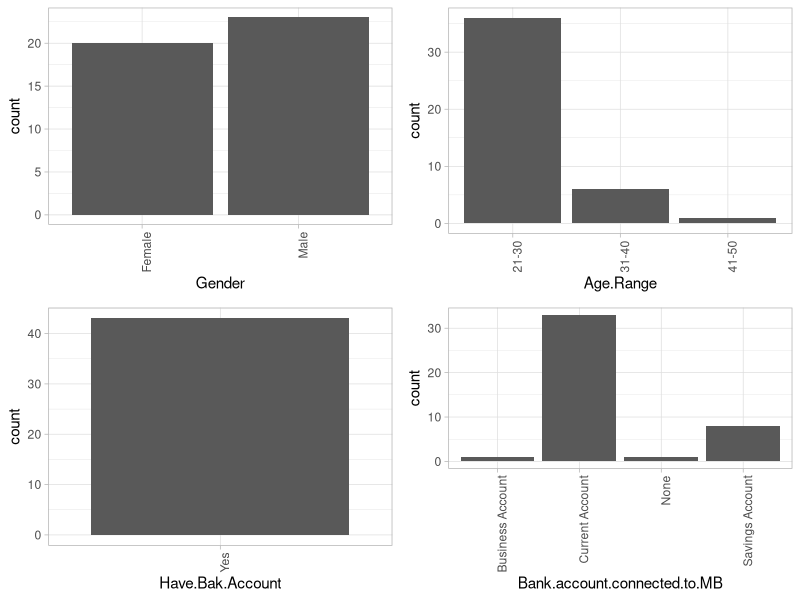
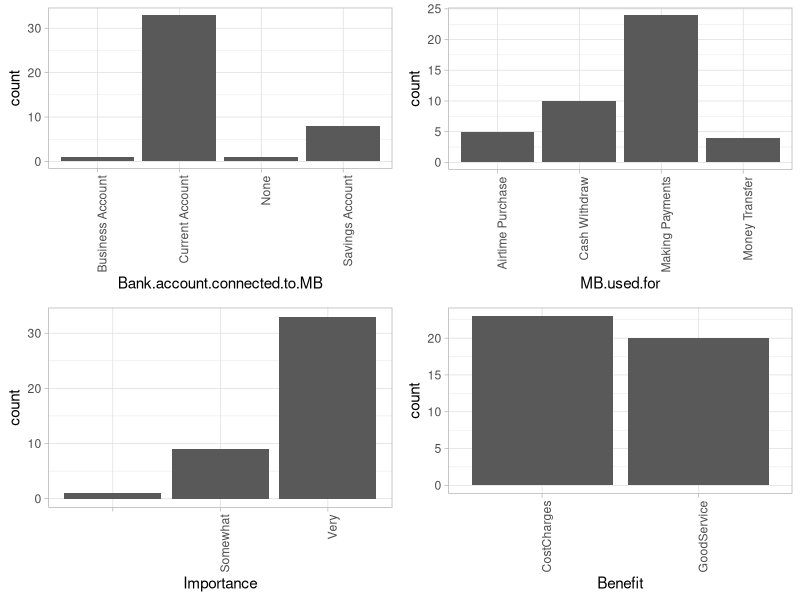
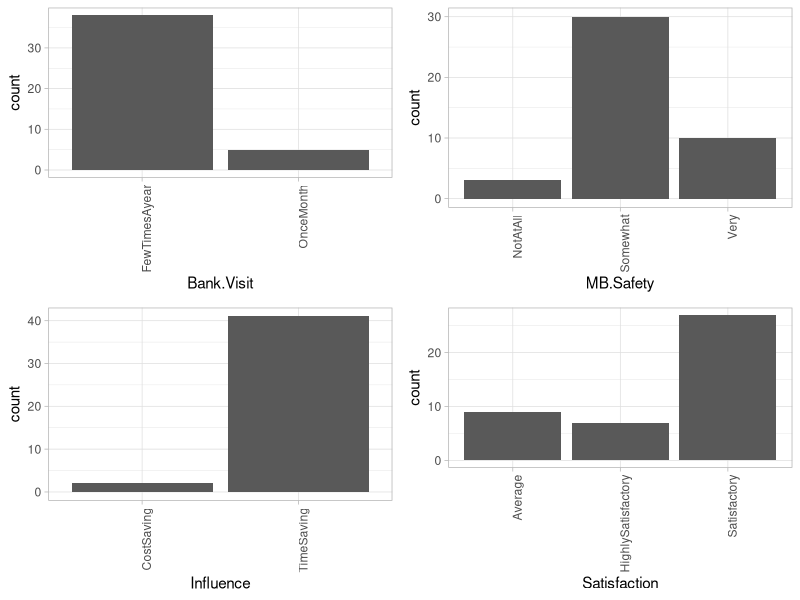
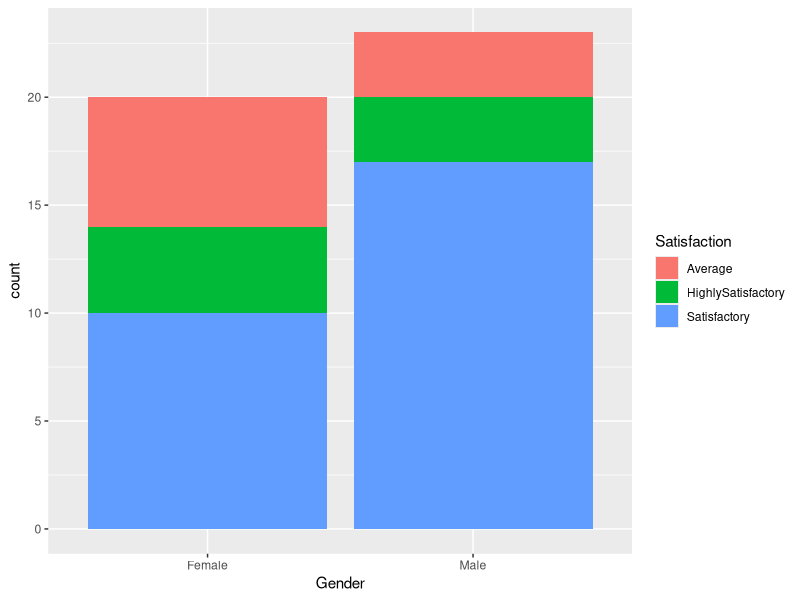
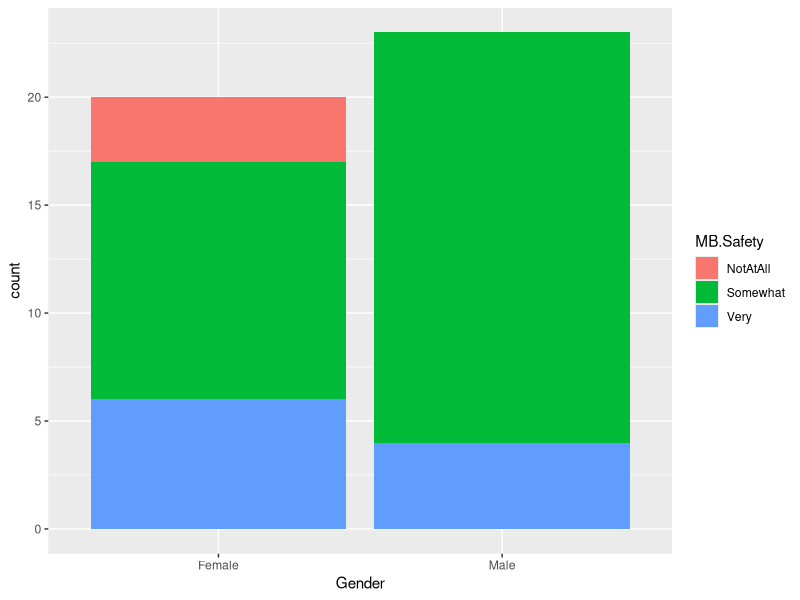

The R source for these figures, in order:
## ---- chunk 1
knitr::opts_chunk$set(echo = TRUE)
## ---- chunk 2
#Loading Data into R  toc_depth: 2
mobileBanking.Df <- read.csv("Mobile Banking in Kenya.csv", header = TRUE, stringsAsFactors = FALSE )
mobileBanking.Df <- mobileBanking.Df[,-1] #Remove the number column which is Irrelevant

## ---- chunk 3
 #Load required packages or install if not present.----
load.libraries <- c('data.table','tidyverse','gridExtra', 'corrplot', 'GGally', 'ggplot2', 'e1071', 'dplyr')
install.lib <- load.libraries[!load.libraries %in% installed.packages()]

for(libs in install.lib) install.packages(libs, dependences = TRUE)

#Load libraries and flag TRUE
sapply(load.libraries, require, character = TRUE)

## ---- chunk 4
#library(kableExtra)
#Load libraries and flag TRUE
sapply(load.libraries, require, character = TRUE)
## ---- chunk 5

dim(mobileBanking.Df)
## ---- chunk 6
#Check Categorical VS Numeric Characters----
cat_vars <- names(mobileBanking.Df)[which(sapply(mobileBanking.Df, is.character))]
cat_vars
            #cat_vars <- c(cat_vars, 'BedroomAbvGr', 'HalfBath', ' KitchenAbvGr','BsmtFullBath', 'BsmtHalfBath', 'MSSubClass')

numeric_vars <- names(mobileBanking.Df)[which(sapply(mobileBanking.Df, is.numeric))]
numeric_vars

## ---- chunk 7
#Checking data for any missing values
colSums(sapply(mobileBanking.Df, is.na))
## ---- chunk 8
#Data Summary----
summary(mobileBanking.Df)
## ---- chunk 9

####Convert character to factors----
setDT(mobileBanking.Df)[,(cat_vars) := lapply(.SD, as.factor), .SDcols = cat_vars]

mobileBanking.Df_cat <- mobileBanking.Df[,.SD, .SDcols = cat_vars]
    ##mobileBanking.Df_cont <- mobileBanking.Df[,.SD,.SDcols = numeric_vars]

#Functions for Plots---

plotHist <- function(data_in, i) {
  data <- data.frame(x=data_in[[i]])
  p <- ggplot(data=data, aes(x=factor(x))) + stat_count() + xlab(colnames(data_in)[i]) + theme_light() + 
    theme(axis.text.x = element_text(angle = 90, hjust =1))
  return (p)
}

doPlots <- function(data_in, fun, ii, ncol=3) {
  pp <- list()
  for (i in ii) {
    p <- fun(data_in=data_in, i=i)
    pp <- c(pp, list(p))
  }
  do.call("grid.arrange", c(pp, ncol=ncol))
}

plotDen <- function(data_in, i){
  data <- data.frame(x=data_in[[i]], SalePrice = data_in$SalePrice)
  p <- ggplot(data= data) + geom_line(aes(x = x), stat = 'density', size = 1,alpha = 1.0) +
    xlab(paste0((colnames(data_in)[i]), '\n', 'Skewness: ',round(skewness(data_in[[i]], na.rm = TRUE), 2))) + theme_light() 
  return(p)
  
}

## ---- chunk 10
#Plotting categorical values----
#Bar plots
doPlots(mobileBanking.Df_cat, fun = plotHist, ii = 1:4, ncol = 2)

# ##TO DO EXPLAIN -------
# 
# #Histograms
# doPlots(mobileBanking.Df_cat, fun = plotHist, ii  = 4:7, ncol = 2)
# 
# ##TO DO EXPLAIN -------
# 
# #Bar plots
# doPlots(mobileBanking.Df_cat, fun = plotHist, ii = 8:11, ncol = 2)
# 
# ##TO DO EXPLAIN -------

## ---- chunk 11
#Plotting categorical values----
#Bar plots
#doPlots(mobileBanking.Df_cat, fun = plotHist, ii = 1:4, ncol = 2)

# ##TO DO EXPLAIN -------
# 
# #Histograms
 doPlots(mobileBanking.Df_cat, fun = plotHist, ii  = 4:7, ncol = 2)
# 
# ##TO DO EXPLAIN -------
# 
# #Bar plots
# doPlots(mobileBanking.Df_cat, fun = plotHist, ii = 8:11, ncol = 2)
# 
# ##TO DO EXPLAIN -------

## ---- chunk 12
#Plotting categorical values----
#Bar plots
#doPlots(mobileBanking.Df_cat, fun = plotHist, ii = 1:4, ncol = 2)

# ##TO DO EXPLAIN -------
# 
# #Histograms
# doPlots(mobileBanking.Df_cat, fun = plotHist, ii  = 4:7, ncol = 2)
# 
# ##TO DO EXPLAIN -------
# 
# #Bar plots
 doPlots(mobileBanking.Df_cat, fun = plotHist, ii = 8:11, ncol = 2)
# 
# ##TO DO EXPLAIN -------

## ---- chunk 13
#ggplot(mobileBanking.Df, aes(x = Gender, fill = Have.Bak.Account)) + geom_bar()

# xtabs(~ Gender + Satisfaction, data = mobileBanking.Df)
ggplot(mobileBanking.Df, aes(x = Gender, fill = Satisfaction)) +  geom_bar()
# 
# xtabs(~ Gender + MB.used.for, data = mobileBanking.Df)
# xtabs(~ Gender + MB.Safety, data = mobileBanking.Df)
# xtabs(~ Gender + Age.Range, data = mobileBanking.Df)
# xtabs(~ Age.Range + Importance, data = mobileBanking.Df)
# xtabs(~ Age.Range + Gender + Bank.Visit, data = mobileBanking.Df)
# xtabs(~ Age.Range +Gender + Influence, data = mobileBanking.Df)
# 
# 
# xtabs(~ Gender + MB.used.for, data = mobileBanking.Df)
## ---- chunk 14
#ggplot(mobileBanking.Df, aes(x = Gender, fill = Have.Bak.Account)) + geom_bar()

# xtabs(~ Gender + Satisfaction, data = mobileBanking.Df)
ggplot(mobileBanking.Df, aes(x = Gender, fill = MB.Safety)) +  geom_bar()
# 
# xtabs(~ Gender + MB.used.for, data = mobileBanking.Df)
# xtabs(~ Gender + MB.Safety, data = mobileBanking.Df)
# xtabs(~ Gender + Age.Range, data = mobileBanking.Df)
# xtabs(~ Age.Range + Importance, data = mobileBanking.Df)
# xtabs(~ Age.Range + Gender + Bank.Visit, data = mobileBanking.Df)
# xtabs(~ Age.Range +Gender + Influence, data = mobileBanking.Df)
# 
# 
# xtabs(~ Gender + MB.used.for, data = mobileBanking.Df)
